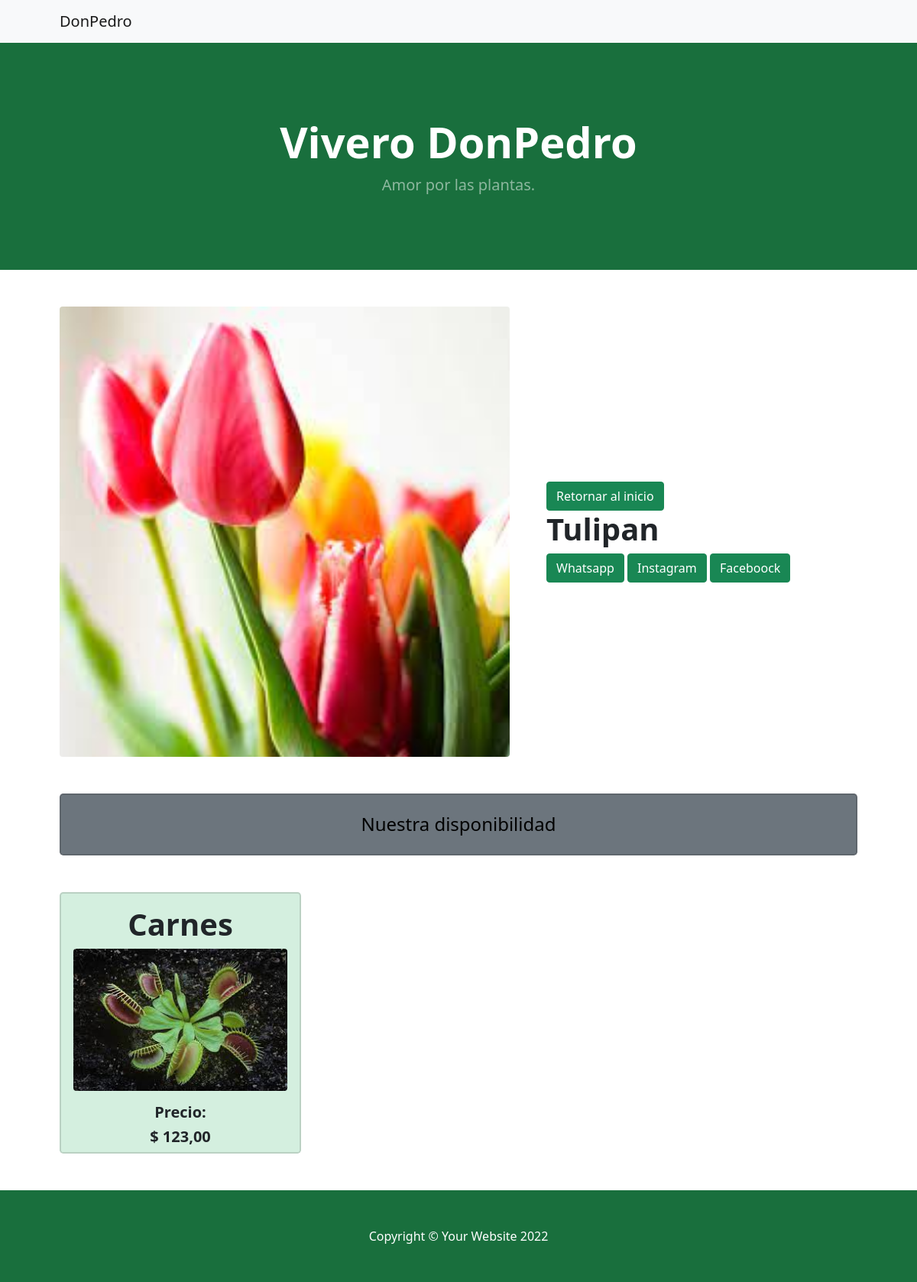
/detai/1/, run on the app's committed database.
### applications/gestion/models.py (models this page shows, shortened)
class PlantasModels(models.Model):
    name = models.CharField(
        'Nombre',
        max_length=30,
        unique=True
    )
    front = models.ImageField(
        'Imagen de Portada de la Planta',
        upload_to= 'clase',
    )
    desciption = RichTextField(
        blank=True
    )
    class Meta:
        verbose_name = 'Variedad de Planta'
        verbose_name_plural = 'Variedad de Plantas'

class PlantaModel(models.Model):
    name = models.CharField(
        'Nombre',
        max_length=30,
        unique=True
    )
    list = models.ImageField(
        'Imagen de la Planta que queres cargar',
        upload_to='plantas',
    )
    price = models.DecimalField(
        'Precio',
        max_digits=5,
        decimal_places=2,
        null=0
    )
    plantas = models.ForeignKey(
        PlantasModels,
        on_delete=models.CASCADE
    )
    class Meta:
        verbose_name = 'Planta'
        verbose_name_plural = 'Plantas'

### applications/gestion/views.py (the view)
class PlantaDetailView(DetailView):
    model = PlantasModels
    template_name = "info.html"
    def get_context_data(self, **kwargs):
        context = super(PlantaDetailView, self).get_context_data(**kwargs)
        context['plantas'] = PlantaModel.objects.filter(
            plantas = context['object']
            )
        return context

### template/info.html (shortened to what this page needs)
{% extends 'home.html' %}
{% load static %}
{% block blockname %}
    <div class="container px-4 px-lg-5">
        <div class="row gx-4 gx-lg-5 align-items-center my-5">
            <div class="col-lg-7"><img class="img-fluid rounded mb-4 mb-lg-0" width="700" height="700" src="{{plantasmodels.front.url}}" alt="..." /></div>
            <div class="col-lg-5">
                <a class="btn btn-success" href= '{% url "plantas" %}'>Retornar al inicio</a>
                <h1 class="fw-bolder">{{plantasmodels.name}}</h1>
                <a class="btn btn-success" href="#!">Whatsapp</a>
                <a class="btn btn-success" href="#!">Instagram</a>
                <a class="btn btn-success" href="#!">Faceboock</a>
            </div>
        </div>
        <div class="card text-white bg-secondary my-5 py-4 text-center">
            <h4 class="text-black m-0">Nuestra disponibilidad</h4>
        </div>
        <div class="row gx-4 gx-lg-5">
            {% for p in plantas %}
            <div class="col-md-4 mb-5">
                <div class="card h-100">
                    <div class="card-body ">
                        <h1 class="fw-bolder text-center ">{{p.name}}</h1>
                        <img class="img-fluid rounded mb-4 mb-lg-0" style="margin-bottom: 10%;" width="500" height="500" src="{{p.list.url}}" alt="..." />
                    </div>
                    <h5 class="fw-bolder text-center">Precio:</h5>
                    <h5 class="fw-bolder text-center">$ {{p.price}}</h5>
                </div>
            </div>
            {% endfor %}
        </div>
    </div>
{% endblock blockname %}

### data on the page
PlantasModels: front (picture), name "Tulipan"
PlantaModel: name "Carnes", list (picture), price "123,00"
